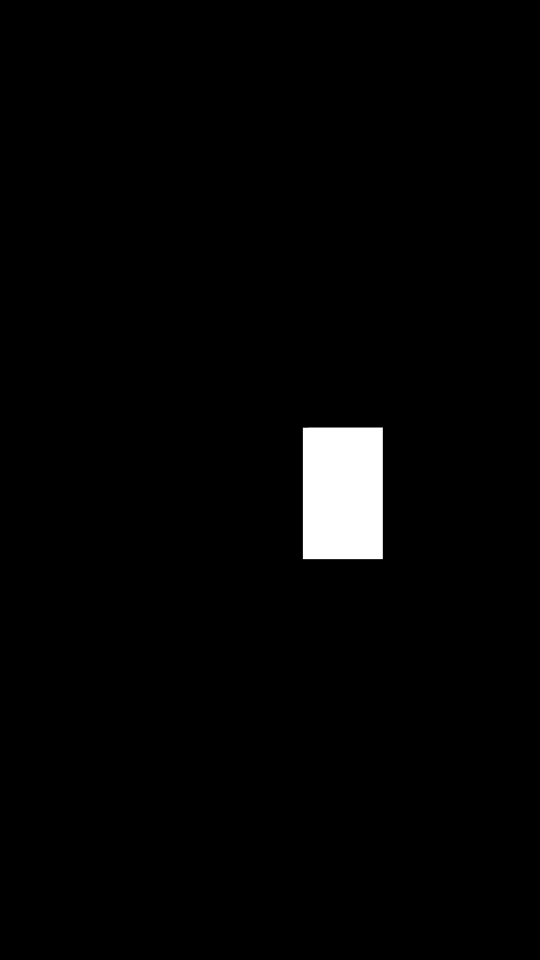
#> input picture P6/datasets/frame/working_space.png, 540 x 960 px
$ python line_cycle_final.py   (older library calls are emulated)
#> lines starting #> are read from the running program, lines starting #| are printed output that depends on the picture
import cv2
import numpy as np
import pickle
from skimage.transform import resize
import time
from datetime import datetime

# Load models
model1 = pickle.load(open("datasets/model/partsix_model.p", "rb"))
#> (reads partsix_model.p from the repository)
model2 = pickle.load(open("datasets/model/partone_model.p", "rb"))
#> (reads partone_model.p from the repository)
model3 = pickle.load(open("datasets/model/parttwo_model.p", "rb"))
#> (reads parttwo_model.p from the repository)
model4 = pickle.load(open("datasets/model/partthree_model.p", "rb"))
#> (reads partthree_model.p from the repository)
model5 = pickle.load(open("datasets/model/handtwo_model.p", "rb"))
model6 = pickle.load(open("datasets/model/seven_model.p", "rb"))

# Define constants for categories
EMPTY = 0
NOT_EMPTY = 1
OTHER = 2

def get_spots_boxes(connected_components):
    (totalLabels, label_ids, values, centroid) = connected_components
    slots = []
    coef = 1
    for i in range(1, totalLabels):
        x1 = int(values[i, cv2.CC_STAT_LEFT] * coef)
        y1 = int(values[i, cv2.CC_STAT_TOP] * coef)
        w = int(values[i, cv2.CC_STAT_WIDTH] * coef)
        h = int(values[i, cv2.CC_STAT_HEIGHT] * coef)
        slots.append([x1, y1, w, h])
    return slots

def calc_diff(im1, im2):
    return np.abs(np.mean(im1) - np.mean(im2))

def empty_or_not(spot_bgr, model):
    flat_data = []
    img_resized = resize(spot_bgr, (30, 10, 3))
    flat_data.append(img_resized.flatten())
    flat_data = np.array(flat_data)
    y_output = model.predict(flat_data)
    return y_output[0]


# Update paths for new data
mask1 = 'datasets/frame/working_space.png'
mask2 = 'datasets/frame/weight_scales.png'
mask3 = 'datasets/frame/plastic_bag.png'
mask4 = 'datasets/frame/newbook.png'
mask5 = 'datasets/frame/dryer_part.png'
mask6 = 'datasets/frame/input_tray.png'
video_path = 'datasets/video/DY08_P7_Full Clip.mp4'

# Load mask images
mask1_img = cv2.imread(mask1, 0)
#> mask1_img is the input picture: shape (960, 540); min 0, max 255, mean 5.2
mask2_img = cv2.imread(mask2, 0)
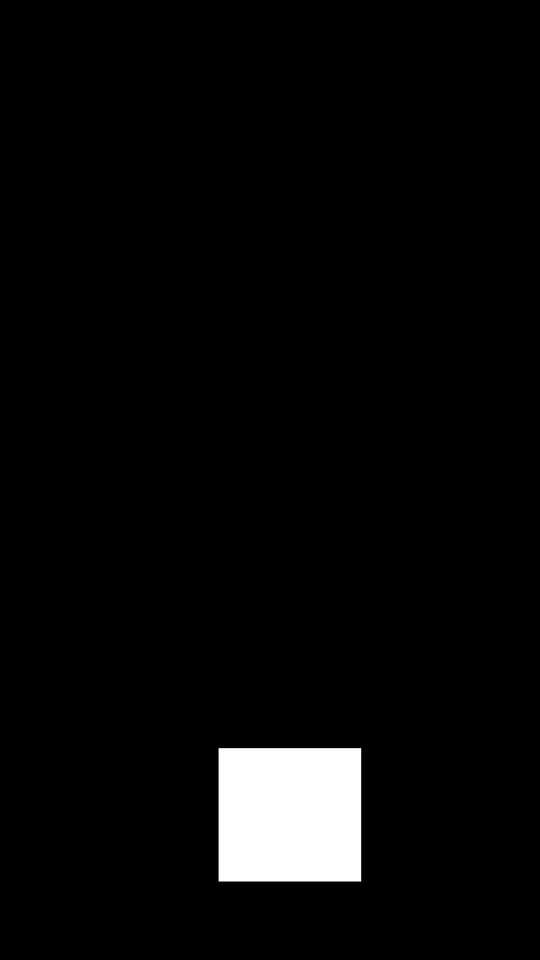
#> input picture P6/datasets/frame/weight_scales.png, 540 x 960 px
#> mask2_img is the input picture: shape (960, 540); min 0, max 255, mean 9.4
mask3_img = cv2.imread(mask3, 0)
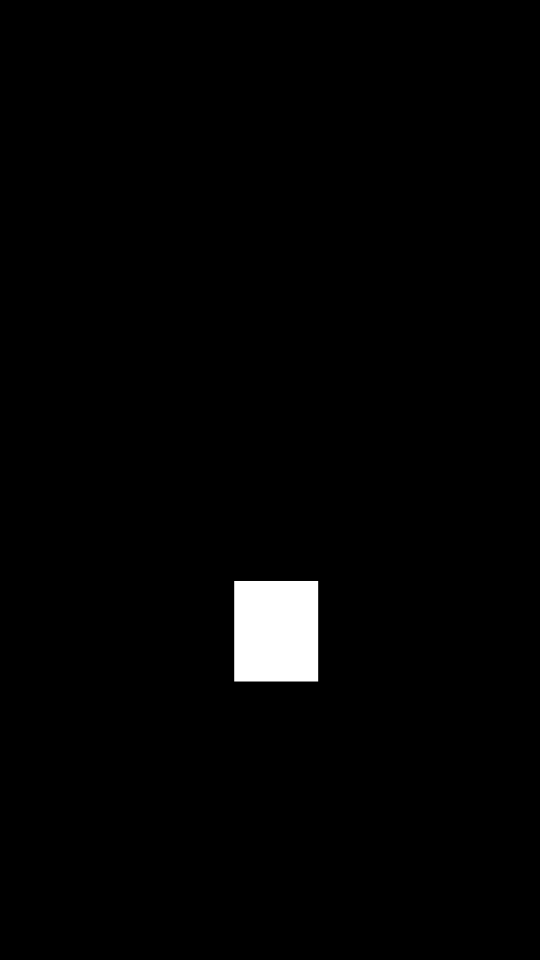
#> input picture P6/datasets/frame/plastic_bag.png, 540 x 960 px
#> mask3_img is the input picture: shape (960, 540); min 0, max 255, mean 4.2
mask4_img = cv2.imread(mask4, 0)
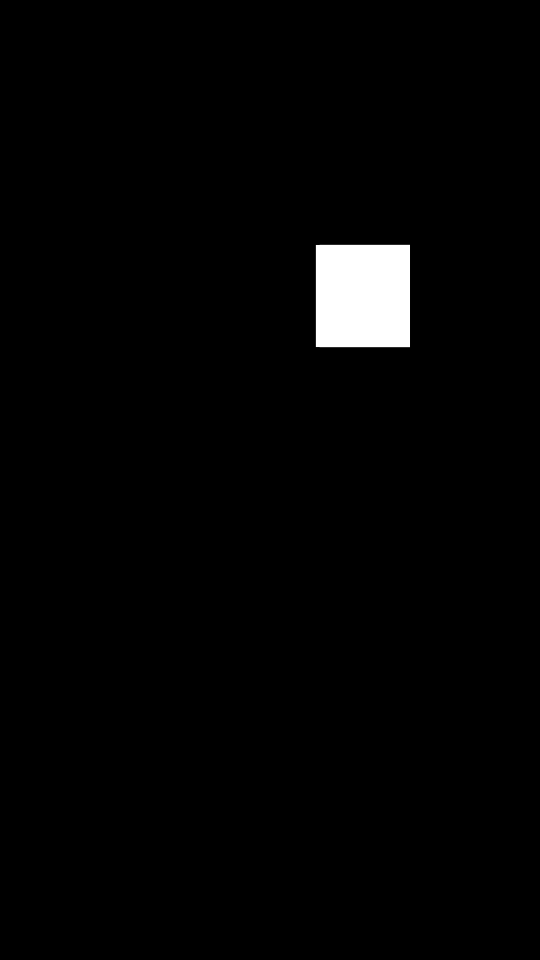
#> input picture P6/datasets/frame/newbook.png, 540 x 960 px
#> mask4_img is the input picture: shape (960, 540); min 0, max 255, mean 4.7
mask5_img = cv2.imread(mask5, 0)
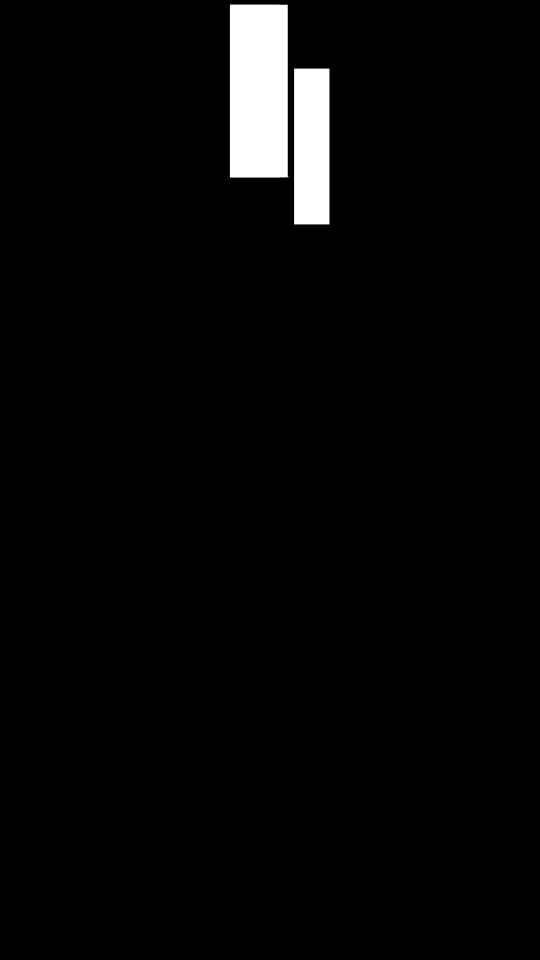
#> input picture P6/datasets/frame/dryer_part.png, 540 x 960 px
#> mask5_img is the input picture: shape (960, 540); min 0, max 255, mean 7.6
mask6_img = cv2.imread(mask6, 0)
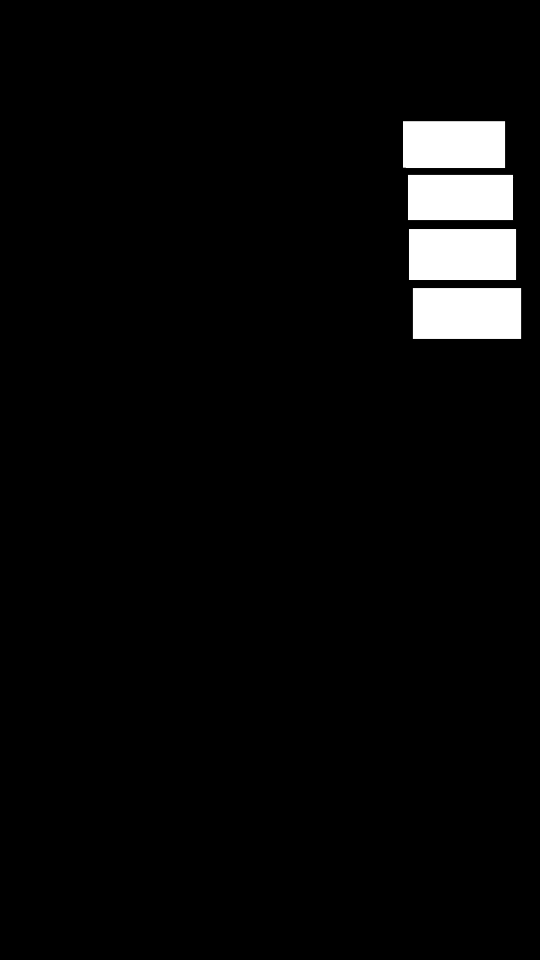
#> input picture P6/datasets/frame/input_tray.png, 540 x 960 px
#> mask6_img is the input picture: shape (960, 540); min 0, max 255, mean 10.1

#> (the run stopped early here; a loop or call above may not have finished)
